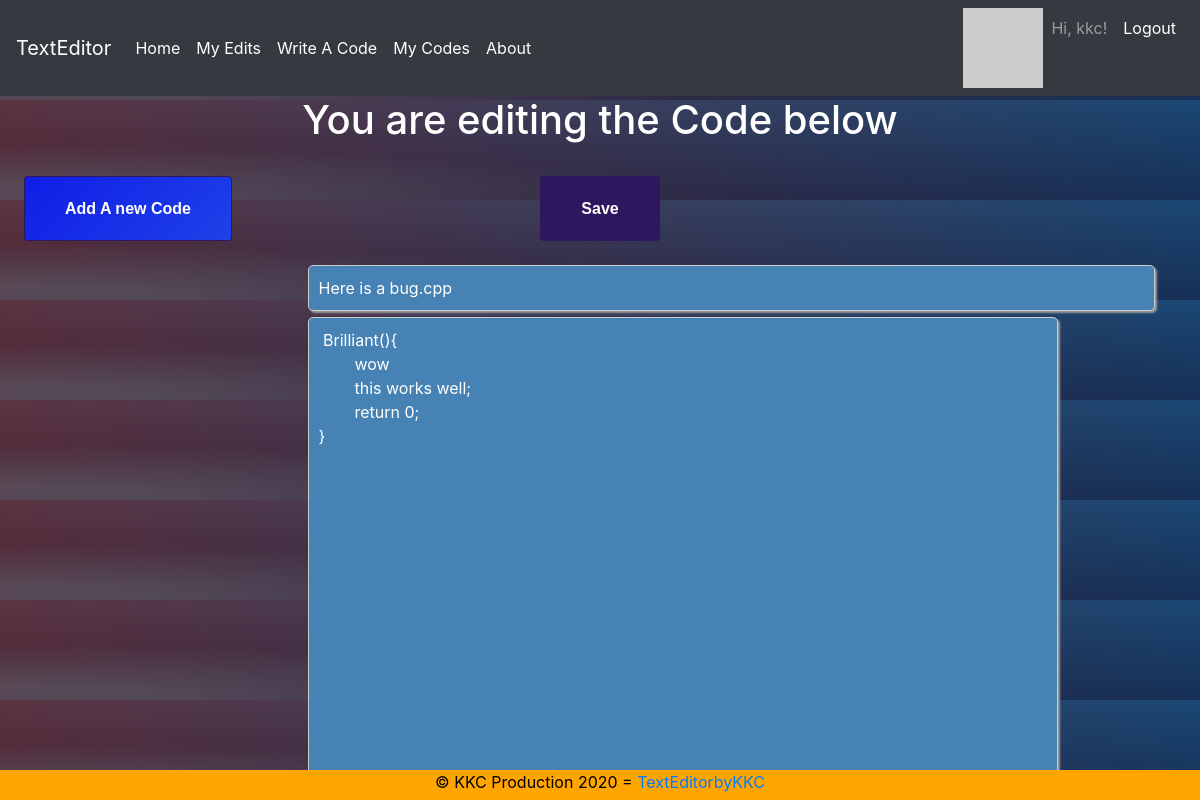
Screenshot of /editcodes/4 (signed in) with the database file from the repository.
### app/models.py (models this page shows, shortened)
class User(UserMixin, db.Model):
    id = db.Column(db.Integer, primary_key=True)
    username = db.Column(db.String(64), index=True, unique=True)
    email = db.Column(db.String(120), index=True, unique=True)
    password_hash = db.Column(db.String(128))
    posts = db.relationship('EditorData', backref='author', lazy='dynamic')
    codes = db.relationship('CodeData', backref='author', lazy='dynamic')
    def avatar(self, size):
        digest = md5(self.email.lower().encode('utf-8')).hexdigest()
        return 'https://www.gravatar.com/avatar/{}?d=identicon&s={}'.format(
            digest, size)

class CodeData(db.Model):
    id = db.Column(db.Integer, primary_key=True)
    name = db.Column(db.Text)
    code = db.Column(db.Text)
    user_id = db.Column (db.Integer, db.ForeignKey('user.id'))

### app/routes.py (the view, shortened to what this page needs)
@app.route('/editcodes/<int:id>', methods=['GET', 'POST'])
@login_required
def editcode(id):
    code = CodeData.query.filter_by(id=id).first()
    return render_template('editcodes.html', code=code, title='Edit My Code')

### app/models.py (called while the page is built)
@login.user_loader
def load_user(id):
    return User.query.get(int(id))

### app/templates/editcodes.html (shortened to what this page needs)
{% extends "base.html" %} {% block content %}
<center>
  <h1> You are editing the Code below </h1></center>
  <div class="row">
      <div class="col-lg-3 col-md-4 col-sm-6">
          <a href="/codingtab" target="_blank" class="btn --animated">
              <span>Add A new Code</span>
          </a>
      </div>
      <div class="col-lg-6 col-md-8 col-sm-12">
        <form method="POST">
            <Center><input type="submit" value="Save" class="btn --animated"></Center>
            <center > <textarea id="name" name="name" style="resize: none;" rows="1" cols="79" >{{ code.name }}</textarea> </center>
            <center> <textarea id="textpad" name="textpad" style="width:750px;height:500px;display:block;"> {{ code.code }}</textarea></center>
        </form>
      </div>
      <div class="col-lg-3 col-md-4 col-sm-6">
      </div>
  </div>
 {% endblock %}

### app/templates/base.html (shortened to what this page needs)
<!DOCTYPE html>
<html lang="en">
<head>
    <link rel="stylesheet" href="https://stackpath.bootstrapcdn.com/bootstrap/4.1.3/css/bootstrap.min.css">
</head>
<body>
  <div class="fixed-top">
  <nav class="navbar navbar-expand-md navbar-dark bg-dark justify-content-end">
    <a class="navbar-brand" href="{{url_for('index')}}">TextEditor</a>
    <div class="collapse navbar-collapse" id="navbarSupportedContent">
      <ul class="navbar-nav ">
        <li class="nav-item active">
          <a class="nav-link" href="{{ url_for('index') }}">Home<span class="sr-only">(current)</span></a>
        </li>
        {% if current_user.is_anonymous %}
        <li class="nav-item active">
          <a class="nav-link" href="{{ url_for('login') }}">login</a>
        </li>
        {% else %}
        <li class="nav-item active">
          <a class="nav-link" href="/myedits">My Edits</a>
        </li>
        <li class="nav-item active">
          <a class="nav-link" href="/codingtab">Write A Code<span class="sr-only">(current)</span></a>
        </li>
        <li class="nav-item active">
          <a class="nav-link" href="/mycodes">My Codes</a>
        </li>
        <li class="nav-item active">
          <a class="nav-link" href="/about">About</a>
        </li>
      </ul>
    </div>
    <div class="collapse navbar-collapse flex-grow-0" id="navbarSupportedContent">
      <ul class="navbar-nav text-right">
      <li>
        <img src="{{ current_user.avatar(50) }}">
      </li>
      <li class="nav-item" >
        <a class="nav-link"> Hi, {{ current_user.username }}!</a></li>
        <li class="nav-item active">
           <a class="nav-link" href="{{ url_for('logout') }}">Logout</a></li>
        {% endif %}
      </ul>
    </div>
  </nav>
                {% block content %}      {% endblock %}
  </html>
<footer><center>© KKC Production 2020 =
  <a href="{{ url_for('index')}}"> TextEditorbyKKC</a> </center>
</footer>
</body>
</html>

### app/templates/base.html (style rules this page uses)
input { border: 0; color: inherit; font: inherit; margin: 0; outline: 0; padding: 0; -webkit-transition: background-color .3s; transition: background-color .3s; }
textarea { background-color:rgb(70,130,180); color: white; padding: 10px; line-height: 1.5; border-radius: 5px; border: 1px solid #ccc; box-shadow: 2px 2px 2px #999; }
body { margin-top: 100px; display: flex; color: white; background: #092756; background: -moz-radial-gradient(0% 100%, ellipse cover, rgba(104,128,138,.4) 10%,rgba(138,114,76,0) 40%),-moz-linear-gradient(top, rgba(57,173,219,.25) 0%, rgba(42,60,87,.4) 100%), -moz-linear-gradient(-45deg, #670d10 0%, #092756 100%); background: -webkit-radial-gradient(0% 100%, ellipse cover, rgba(104,128,138,.4) 10%,rgba(138,114,76,0) 40%), -webkit-linear-gradient(top, rgba(57,173,219,.25) 0%,rgba(42,60,87,.4) 100%), -webkit-linear-gradient(-45deg, #670d10 0%,#092756 100%); background: -o-radial-gradient(0% 100%, ellipse cover, rgba(104,128,138,.4) 10%,rgba(138,114,76,0) 40%), -o-linear-gradient(top, rgba(57,173,219,.25) 0%,rgba(42,60,87,.4) 100%), -o-linear-gradient(-45deg, #670d10 0%,#092756 100%); background: -ms-radial-gradient(0% 100%, ellipse cover, rgba(104,128,138,.4) 10%,rgba(138,114,76,0) 40%), -ms-linear-gradient(top, rgba(57,173,219,.25) 0%,rgba(42,60,87,.4) 100%), -ms-linear-gradient(-45deg, #670d10 0%,#092756 100%); background: -webkit-radial-gradient(0% 100%, ellipse cover, rgba(104,128,138,.4) 10%,rgba(138,114,76,0) 40%), linear-gradient(to bottom, rgba(57,173,219,.25) 0%,rgba(42,60,87,.4) 100%), linear-gradient(135deg, #670d10 0%,#092756 100%); overflow: auto; }
footer { z-index: 999; position: fixed; bottom:0; width:100%; height:30px; background:orange; color:black; }
:root { --font: 1rem/1.2 "helvetica", sans-serif; --bg-hover: linear-gradient( 135deg, #101ee7 0%, #2654e9 20%, #62d6fa 37%, #fff 50%, #fc35ca 66%, #7559ff 72%, #101ee7 100% ); --btn-color: #2e175e; }
.btn { display: table; text-align: center; color: #ffffff; text-decoration: none; position: relative; font: var(--font); font-weight: bold; padding: 22px 40px; background-color: var(--btn-color); overflow: hidden; margin: 24px; }
.--animated { transition: all 1s; }
.--animated span { position: relative; z-index: 9; }
.--animated:after { height: 100%; width: 2000px; transition: all 1s; background: var(--bg-hover); }
.--animated:before { height: 26px; width: 100%; top: -50px; z-index: 10; opacity: 0; background-color: rgba(255, 255, 255, 0.15); }
.--animated:before, a:after { position: absolute; top: 0; left: 0; z-index: 7; display: block; content: ""; }

### rows the page displays
User: username "kkc"
CodeData: name "Here is a bug.cpp", textpad "Brilliant(){ wow this works well; return 0; }"
